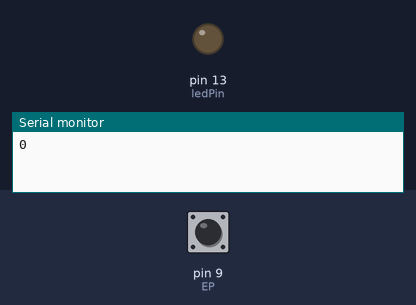
A sketch run on a simulated Arduino Uno, built with avr-gcc and run on an emulated ATmega328P. Parts: output pins drawn as LEDs (lit = HIGH), the last lines printed to the serial monitor. The test bench sets the inputs (shaded band); at power-on: pin 9 (EP) LOW.

Above: at 1.2 s.
1.3 s: pin 9 (EP) pulsed HIGH 2 times (0.12 s each, 0.3 s apart)
At 1.7 s:
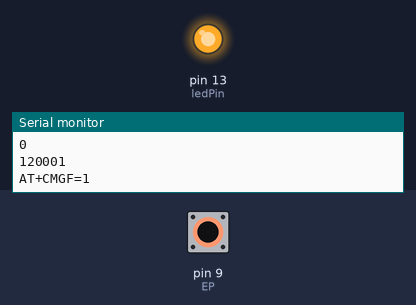
Timing chart, 0 to 8.2 s (numbered marks = the images above; inputs shaded):
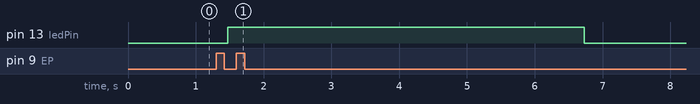

The sketch:

earthquakeIndicator.ino
```cpp
/* Vibration sensor connected to Arduino pins as follows:
 Arduino            Vibration Sensor
   D9                    DOut
   GND                   GND
   +5V                   VCC

   D13                Indication LED
*/

int ledPin = 13;
int EP =9;

void setup(){
  pinMode(ledPin, OUTPUT);
  pinMode(EP, INPUT); //set EP input for measurment
  Serial.begin(9600); //init serial 9600
 // Serial.println("----------------------Vibration demo------------------------");
}
void loop(){
  long measurement =TP_init();
  delay(50);
 // Serial.print("measurment = ");
  Serial.println(measurement);
  if (measurement > 500){
    digitalWrite(ledPin, HIGH);
    SendSMS();
    delay(1000);
  }
  else{
    digitalWrite(ledPin, LOW);
  }
}

long TP_init(){
  delay(10);
  long measurement=pulseIn (EP, HIGH);  //wait for the pin to get HIGH and returns measurement
  return measurement;
}

void SendSMS()
{
  Serial.println("AT+CMGF=1");    //To send SMS in Text Mode
  delay(1000);
  Serial.println("AT+CMGS=\"+919884806511\"\r"); //Change to destination phone number
  delay(1000);
  Serial.println("EarthQuake");//the content of the message
  delay(200);
  Serial.println((char)26); //the stopping character Ctrl+Z
  delay(1000);
}
```

Measured:
- after the input at 1.3 s, pin 13 (ledPin): LOW → HIGH after 0.17 s, → LOW 5.3 s later
